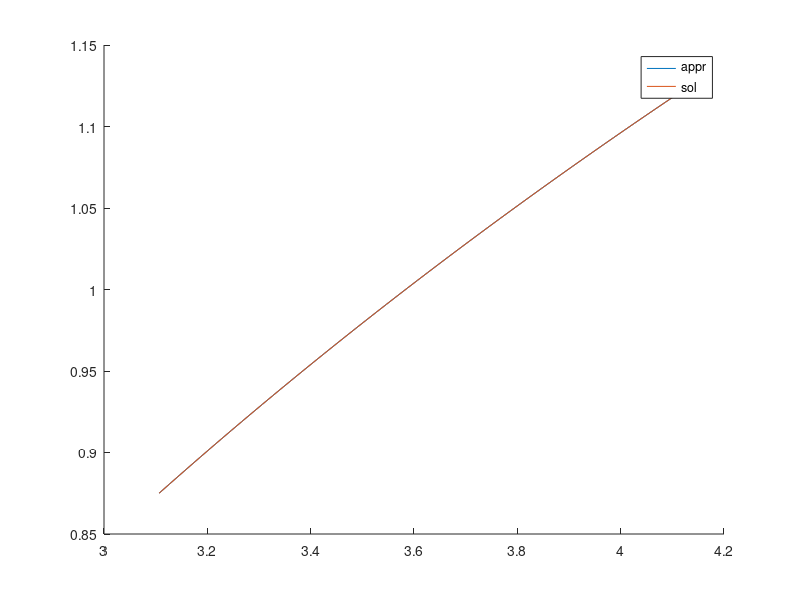

MATLAB code to generate this figure:
function [E, x, nit] = esercizio8()
    % Inizializzazione
    d = 7/8;
    t0 = exp(1)/d;
    tmax = t0 + 1;
    ye = @(t)d * log(d * t);
    f = @(t, y) d.^2 * exp(-y/d);

    % Punto 1 - soluzione di Heun e grafico
    t = t0:0.02:tmax;
    y0 = d;
    [T, Y] = heun(f, t, y0);
    hold on;
    plot(T, Y, "DisplayName", "appr");
    plot(T, ye(T), "DisplayName", "sol");
    legend;

    % Punto 2 - errore
    E = ye(T) - Y;
    E = norm(E, inf);

    % Punto 3 - bisezione
    toll = 1e-5;
    a = 0.5;
    b = t0;
    [x, nit] = bisezione(ye, a, b, toll);
end


function  [T,Y] =heun(f,T,y0)
% 	 [T,Y] = heun(f,T,y0)
%
% Heun  - passo fisso
%
% Parametri di ingresso:
% f   stringa che contiene il nome di una funzione F(t,y) con t e y scalari
% T   vettore riga di tipo [t0:h:tmax] che contiene gli istanti di approssimazione 
% y0   valore iniziale
%
% Parametri di uscita:
% T   vettore colonna che contiene gli istanti di approssimazione
% Y   vettore colonna che contiene il valore della soluzione al tempo contenuto
%     nella stessa riga di T
%
h=T(2)-T(1);
hm=h/2;
Y=y0;
%
for n=1:length(T)-1
   K1=f(T(n),Y(n));
   K2=f(T(n+1),Y(n)+h*K1);
   Y(n+1)=Y(n)+hm*(K1+K2);
end
%
T=T(:);
Y=Y';
end


function [x,nit]=bisezione(f,a,b,toll)
%input:     f       funzione definita con @
%           a, b    estremi intervallo tali che f(a)*f(b)<0
%           toll    precisione
%output:    x       soluzione approssimata
%           nit     iterazioni effettuate
%
% FUNZIONE PRESA DAL SITO DEL CORSO

fa=f(a);
fb=f(b);
if fa*fb >= 0
    nit=0;
	disp('intervallo non accettabile')
    x=[];
	return
end
err=(b-a)/2;
x=(a+b)/2; 
nit=1;
while err>toll
    fx=f(x);
    if fx==0
        return;
    end
	if fx*fa<0;
        	b=x;
            fb=fx;
	else
	        a=x;
            fa=fx;
    end
    x=(a+b)/2;
    err=err/2;
    nit=nit+1;
end
end